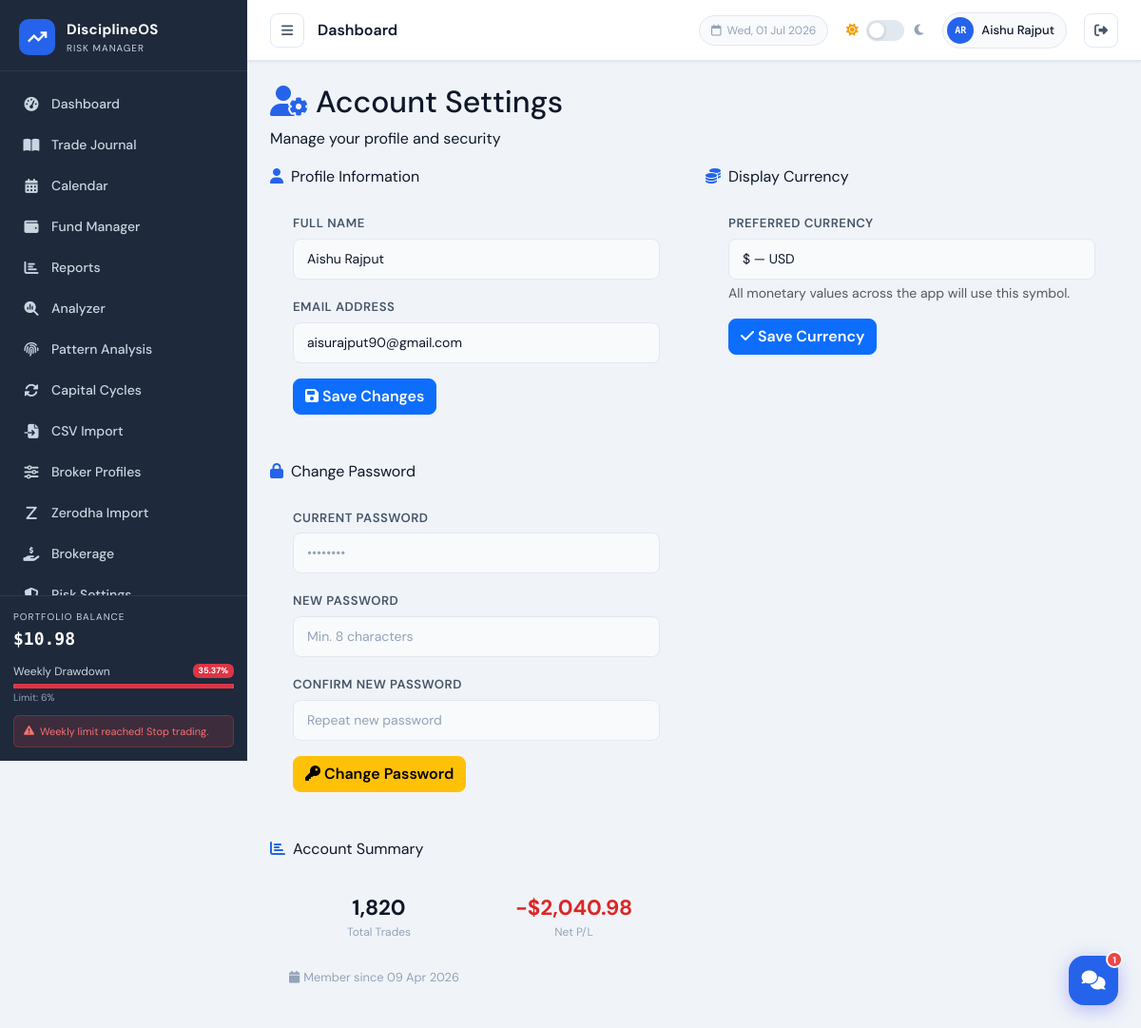
The app's page /pages/account.php (signed in) with its own data.
### tables this page shows
CREATE TABLE `users` (
  `id` int NOT NULL,
  `name` varchar(100) NOT NULL,
  `email` varchar(150) NOT NULL,
  `password` varchar(255) NOT NULL,
  `initial_balance` decimal(15,2) DEFAULT '10000.00',
  `currency` varchar(10) NOT NULL DEFAULT 'USD',
  `role` enum('user','admin') NOT NULL DEFAULT 'user',
  `last_login_at` datetime DEFAULT NULL,
  `last_active_at` datetime DEFAULT NULL,
  `login_count` int NOT NULL DEFAULT '0',
  `daily_loss_pct` decimal(5,2) DEFAULT NULL,
  `weekly_loss_pct` decimal(5,2) DEFAULT NULL,
  `warning_threshold_pct` decimal(5,2) DEFAULT NULL,
  `profit_lock_mode` tinyint DEFAULT NULL,
  `max_trades_per_day` int DEFAULT NULL,
  `max_risk_per_trade_pct` decimal(5,2) DEFAULT NULL,
  `signup_ip` varchar(45) DEFAULT NULL,
  `created_at` timestamp NOT NULL DEFAULT CURRENT_TIMESTAMP
);

### pages/account.php (the view, shortened to what the rows shown need)
<?php
require_once '../config/db.php';
$user    = getLoggedInUser();
$errors  = [];
$rootPath  = '../';
include '../includes/header.php';
?>
<div class="page-header">
    <div>
        <h2 class="page-heading"><i class="fas fa-user-gear me-2" style="color:var(--accent)"></i>Account Settings</h2>
    </div>
</div>
<div class="row g-4">
    <div class="col-lg-6">
        <div class="card-custom">
            <div style="padding:1.5rem">
                <form method="POST">
                    <div class="mb-3">
                        <label class="form-label fw-semibold" style="font-size:.82rem">Full Name</label>
                        <input type="text" name="name"
                               class="form-control <?= isset($errors['name']) ? 'is-invalid' : '' ?>"
                               value="<?= htmlspecialchars($user['name'] ?? '') ?>" required>
                    </div>
                    <div class="mb-3">
                        <label class="form-label fw-semibold" style="font-size:.82rem">Email Address</label>
                        <input type="email" name="email"
                               class="form-control <?= isset($errors['email']) ? 'is-invalid' : '' ?>"
                               value="<?= htmlspecialchars($user['email'] ?? '') ?>" required>
                    </div>
                </form>
            </div>
        </div>
    </div>
    <div class="col-lg-6">
        <div class="card-custom">
            <div style="padding:1.5rem">
                <form method="POST">
                    <div class="mb-3">
                        <label class="form-label fw-semibold" style="font-size:.82rem">Preferred Currency</label>
                        <select name="currency" class="form-select">
                            <?php foreach (CURRENCY_CONFIG as $code => $cfg): ?>
                                <option value="<?= $code ?>" <?= ($user['currency'] ?? 'USD') === $code ? 'selected' : '' ?>>
                                    <?= htmlspecialchars($cfg['symbol']) ?> — <?= $code ?>
                                </option>
                            <?php endforeach; ?>
                        </select>
                        <div class="form-text">All monetary values across the app will use this symbol.</div>
                    </div>
                </form>
            </div>
        </div>
    </div>
    <div class="col-lg-6">
        <div class="card-custom mt-4">
            <div style="padding:1.25rem">
                <div class="row g-3">
                    <div class="col-6">
                    </div>
                    <div class="col-6">
                    </div>
                </div>
                <div style="margin-top:1rem;font-size:.8rem;color:var(--text-muted)">
                    <i class="fas fa-calendar me-1"></i>Member since <?= date('d M Y', strtotime($user['created_at'] ?? 'now')) ?>
                </div>
            </div>
        </div>
    </div>
</div>
<?php include '../includes/footer.php'; ?>

### includes/header.php (shortened to what the rows shown need)
<!DOCTYPE html>
<html lang="en" data-theme="light">
<head>
    <link href="https://cdn.jsdelivr.net/npm/bootstrap@5.3.2/dist/css/bootstrap.min.css" rel="stylesheet">
    <link href="https://cdnjs.cloudflare.com/ajax/libs/font-awesome/6.5.0/css/all.min.css" rel="stylesheet">
    <link href="<?= $rootPath ?? '' ?>assets/css/style.css?v=1.0.2" rel="stylesheet">
</head>
<body>
<div class="main-wrapper" id="mainWrapper">
    <header class="top-bar">
        <div class="topbar-right">
            <?php
            $__loggedUser = getLoggedInUser();
            $__uname      = $__loggedUser['name'] ?? ($_SESSION['user_name'] ?? 'User');
            $__words      = array_filter(explode(' ', $__uname));
            $__initials   = strtoupper(implode('', array_map(fn($w) => $w[0], $__words)));
            $__initials   = substr($__initials, 0, 2);
            ?>
            <div class="user-chip" style="cursor:pointer" title="Account Settings"
                 onclick="window.location='<?= $rootPath ?? '' ?>pages/account.php'">
                <div class="user-avatar"><?= htmlspecialchars($__initials) ?></div>
                <span><?= htmlspecialchars($__uname) ?></span>
            </div>
        </div>
    </header>
    <div class="page-content">

### records on screen
users: name "AR", name "Aishu Rajput", email "aisurajput90@gmail.com", currency "$ — USD", created_at "09 Apr 2026"

### other values on screen
APP_NAME "DisciplineOS"
formatUSD($balance) "$10.98"
$weeklyDD "35.37"
$titles[$currentPage] "Dashboard"
$stats['tc'] "1,820"
formatPL($netPl) "-$2,040.98"
